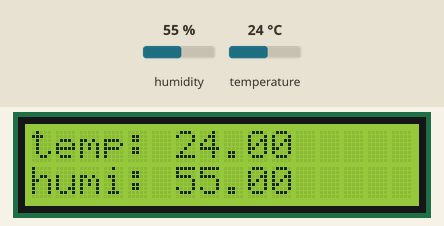
Recording of a sketch running on a simulated Arduino Uno, built with avr-gcc and run on an emulated ATmega328P. On the bench: 16×2 character LCD. The inputs (shaded band) are chosen by the test bench; at power-on: humidity 55 %, temperature 24 °C.

Above: at 2.7 s.
2.8 s: humidity set to 22 %
At 5.1 s:
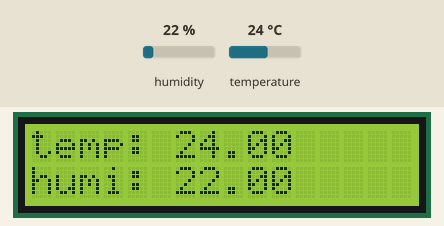
5.8 s: temperature set to 12 °C
At 7.2 s:
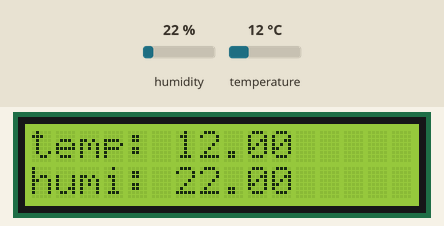
8.8 s: humidity set to 40 %
At 11.3 s:
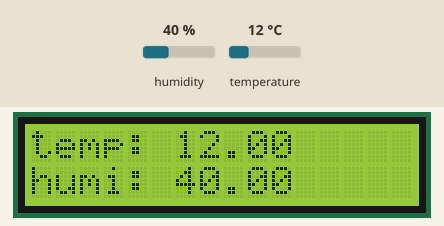
11.8 s: temperature set to 19 °C
At 13.4 s:
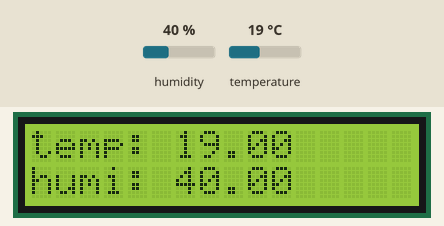
Timing chart, 0 to 14.9 s (numbered marks = the images above; inputs shaded):
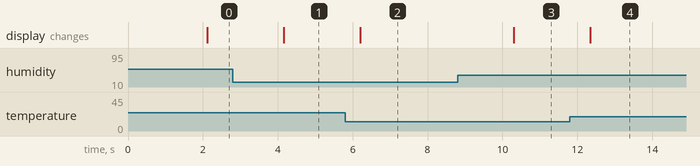

The sketch:

app.ino
```cpp
#include<DHT.h>
#include <LiquidCrystal_I2C.h>

#define DHTPIN 3
#define DHTTYPE DHT11

DHT dht(DHTPIN, DHTTYPE);
LiquidCrystal_I2C lcd(0x27, 16, 2);

void setup() {
    Serial.begin(9600);
    dht.begin();
    lcd.init();
    lcd.backlight();
}

void loop() {
    delay(2000);
    float h = dht.readHumidity(); // 변수 h에 습도 값을 저장
    float t = dht.readTemperature(); // 변수 t에 온도 값을 저장
    char buf[10];

    lcd.home();
    lcd.print("temp: ");
    dtostrf(t, 5, 2, buf);
    lcd.print(buf);

    lcd.setCursor(0,1);
    lcd.print("humi: ");
    dtostrf(h, 5, 2, buf);
    lcd.print(buf);
}
```

Measured:
- after the input at 2.8 s, the display: changes after 1.4 s (image 1)
- after the input at 5.8 s, the display: changes after 0.41 s (image 2)
- after the input at 8.8 s, the display: changes after 1.5 s (image 3)
- after the input at 11.8 s, the display: changes after 0.55 s (image 4)
